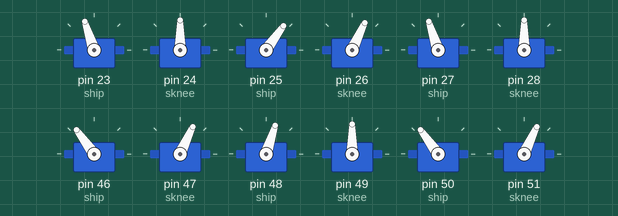
Recording of a sketch running on a simulated Arduino Mega 2560, built with avr-gcc and run on an emulated ATmega2560. On the bench: 12 × servo.

Above: at 0.05 s.
At 0.15 s:
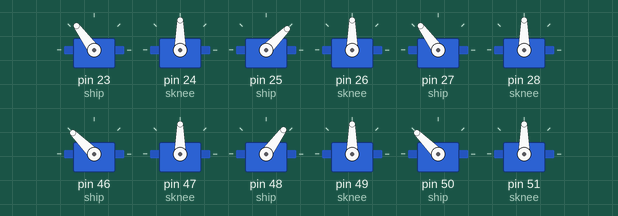
At 0.25 s:
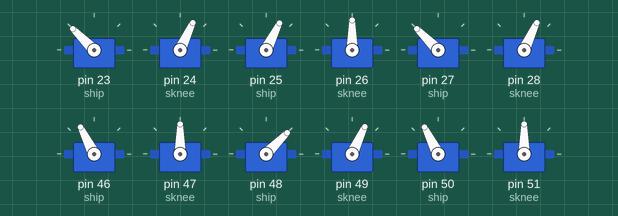
At 0.5 s:
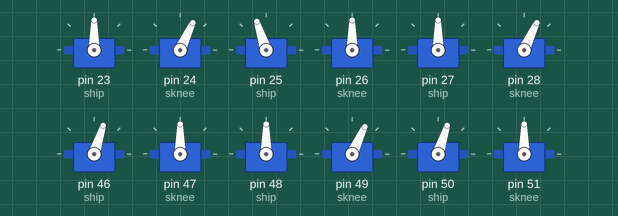
At 0.75 s:
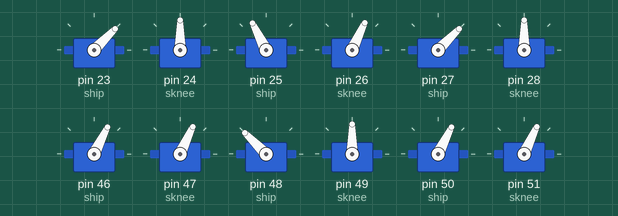
At 1.0 s:
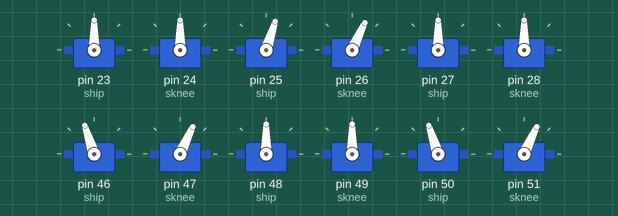
Timing chart, 0 to 3.0 s (numbered marks = the images above):
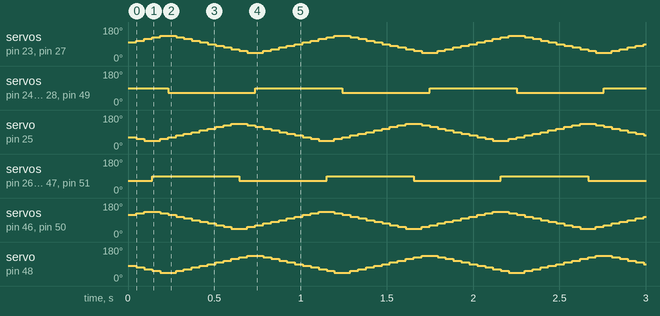

Measured:
- by itself, servo on pin 24 (sknee), servo on pin 26 (sknee), servo on pin 28 (sknee), servo on pin 47 (sknee), servo on pin 49 (sknee), servo on pin 51 (sknee): alternates 90° for 0.51 s and 65° for 0.51 s
- by itself, servo on pin 25 (ship): repeats every 1.0 s: 45° 0.09 s, 54° 0.05 s, 63° 0.05 s, 72° 0.05 s, 81° 0.05 s, 90° 0.05 s, 99° 0.05 s, 108° 0.05 s, 117° 0.05 s, 126° 0.05 s, 135° 0.09 s, 126° 0.05 s, 117° 0.05 s, 108° 0.05 s, 99° 0.05 s, 90° 0.05 s, 81° 0.05 s, 72° 0.05 s, 63° 0.05 s, 54° 0.05 s

The sketch:

hexpod2.ino
```cpp
#include <Servo.h>

Servo myservo;  // create servo object to control a servo
// a maximum of eight servo objects can be created

#define NUMLEGS 6
#define STEP 9
class leg {
private:
  int key;
public:
  int knee;
  int hip;
  int dir;
  Servo sknee;
  Servo ship;

  leg () {
    set_key (0);
  }
  void move () {
    sknee.write(knee);
    ship.write(hip);
  }
  void set_key ( int k)
  {
    key = k;
    //  Set the knee
    if (k >= 6 && k <= 16) {
      knee = 65;
    }
    else {
      knee = 90;
    }

    //  Set the hip
    if (k >= 1 && k <=5) {
      hip = (STEP * k);
    }
    else if (k >= 6 && k <=10) {
      hip = ((10 - k + 1) * STEP);
    }
    else if (k >= 12 && k <=16) {
      hip = ((k-11) * -STEP);
    }
    else if (k >= 17 && k <=21)  {
      hip = ((21 - k + 1) * -STEP);
    }
    else {
      hip = 0;
    }
    hip *= dir;
    hip +=  90;
  }
};

struct leg legs[NUMLEGS];

void setup()
{
  legs[0].ship.attach(23);
  legs[0].sknee.attach(24);
  legs[0].dir = 1;
  legs[1].ship.attach(25);
  legs[1].sknee.attach(26);
  legs[1].dir = 1;
  legs[2].ship.attach(27);
  legs[2].sknee.attach(28);
  legs[2].dir = 1;
  legs[3].ship.attach(46);
  legs[3].sknee.attach(47);
  legs[3].dir = -1;
  legs[4].ship.attach(48);
  legs[4].sknee.attach(49);
  legs[4].dir = -1;
  legs[5].ship.attach(50);
  legs[5].sknee.attach(51);
  legs[5].dir = -1;
  for ( int i = 0; i < NUMLEGS; ++i ) {
    legs[i].move();
  }

  Serial.begin(57600);
}


int key_frame_l = 0;
int key_frame_r = 13;

void forward_walk ();
void bill_cosby ();
void debug_three ();

void loop () {
  //  debug_three();
  forward_walk ();
  //  bill_cosby ();
  delay (45);
}

void update_frame (int &k_frame) {
  k_frame = (k_frame < 21) ? k_frame + 1 : 0;
}


void debug_three () {
  update_frame (key_frame_l);
  int i = 2;
  legs[i].set_key (key_frame_l);
  legs[i].move();
}

void forward_walk () {
  update_frame (key_frame_l);
  update_frame (key_frame_r);
  //key_frame = (key_frame < 21) ? key_frame + 1 : 0;
  for (int i = 0; i <= 4; i+=2) {
    legs[i].set_key (key_frame_l);
    legs[i+1].set_key (key_frame_r);
  }
  for (int i = 0; i < NUMLEGS; i++)
    legs[i].move();
  //  Serial.println (key_frame);
}

void bill_cosby() {
  update_frame (key_frame_l);
  for (int i = 0; i < NUMLEGS; i++)
    legs[i].set_key (key_frame_l);
  for (int i = 0; i < NUMLEGS; i++)
    legs[i].move();
  Serial.println (key_frame_l);
}
```
